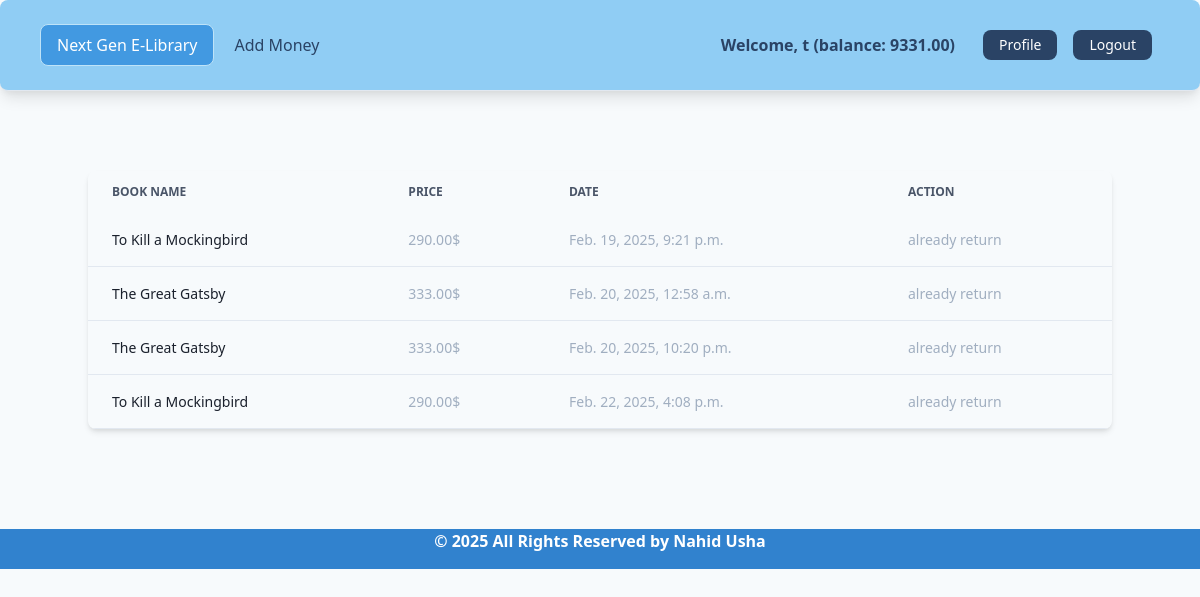
/books/borrows/ (signed in), run on the app's committed database.
### accounts/models.py (models this page shows, shortened)
class UserBankAccount(models.Model):
    user = models.OneToOneField(User, related_name='account', on_delete=models.CASCADE)
    account_type = models.CharField(max_length=10, choices=ACCOUNT_TYPE)
    account_no = models.IntegerField(unique=True)
    birth_date = models.DateField(null=True, blank=True)
    gender = models.CharField(max_length=10, choices=GENDER_TYPE)
    initial_deposite_date = models.DateField(auto_now_add=True)
    balance = models.DecimalField(default=0, max_digits=12, decimal_places=2)

### books/models.py (models this page shows, shortened)
class Borrow(models.Model):
  user=models.ForeignKey(User,on_delete=models.CASCADE)
  book=models.ForeignKey(Book,on_delete=models.CASCADE)
  borrowing_date=models.DateTimeField(auto_now_add=True)
  returned=models.BooleanField(default=False)

class Book(models.Model):
  title=models.CharField(max_length=100)
  description=models.TextField()
  image=models.ImageField(upload_to='books/images',default='books/images/default.png')
  borrowing_price = models.DecimalField(max_digits=10, decimal_places=2)
  category=models.ManyToManyField(Category,related_name='books')

### books/views.py (the view)
# urls.py: path('borrows/', views.all_borrow_book, name='all_borrow_book'),
@login_required
def all_borrow_book(request):
    borrow_book = models.Borrow.objects.all()
    return render(request,'borrow_book.html',{'borrow_book':borrow_book})

### books/templates/borrow_book.html (shortened to what this page needs)
{% extends "base.html" %}
{% block body %}
<section class="py-20">
    <div class="container mx-auto">
        <div class="relative overflow-x-auto shadow-md sm:rounded-lg">
            <table class="w-full text-sm text-left rtl:text-right text-gray-500 dark:text-gray-400">
                <thead class="text-xs text-gray-700 uppercase bg-gray-50 dark:bg-gray-700 dark:text-gray-400">
                    <tr>
                        <th scope="col" class="px-6 py-3">
                            Book name
                        </th>
                        <th scope="col" class="px-6 py-3">
                            Price
                        </th>
                        <th scope="col" class="px-6 py-3">
                            Date
                        </th>
                        <th scope="col" class="px-6 py-3">
                            Action
                        </th>
                    </tr>
                </thead>
                <tbody>
                    {% for borrow in borrow_book %}
                    <tr
                        class="odd:bg-white odd:dark:bg-gray-900 even:bg-gray-50 even:dark:bg-gray-800 border-b dark:border-gray-700">
                        <th scope="row" class="px-6 py-4 font-medium text-gray-900 whitespace-nowrap dark:text-white">
                            {{borrow.book.title}}
                        </th>
                        <td class="px-6 py-4">
                            {{borrow.book.borrowing_price}}$
                        </td>
                        <td class="px-6 py-4">
                            {{borrow.borrowing_date}}
                        </td>
                        <td class="px-6 py-4">
                            {% if borrow.returned %}
                            <span>already return</span>
                            {%else%}
                            <a href="{% url 'return_book' borrow.id %}" class="bg-red-600 text-white px-5 py-2 rounded">return</a>
                            {%endif%}
                        </td>
                    </tr>
                    {%endfor%}
                </tbody>
            </table>
        </div>
    </div>
</section>
{% endblock %}

### core/templates/navbar.html (shortened to what this page needs)
{% load static %}
<nav class="flex items-center justify-between flex-wrap bg-blue-300 rounded-lg p-6 px-10 border-b shadow-lg">
    <div class="h-25 w-25 items-center flex-shrink-0 text-white mr-5">
        <a href="/" class="w-25 h-25 flex items-center justify-center border border-3 border-blue-200 rounded-lg bg-blue-500 text-white px-4 py-2">
            Next Gen E-Library
        </a>
    </div>
    <div class="w-full block flex-grow lg:flex lg:items-center lg:w-auto">
        {% if request.user.is_authenticated %}
            <div class="text-md lg:flex-grow">
                <a href="{% url 'deposit_money' %}" class="block mt-4 lg:inline-block lg:mt-0 text-blue-900 hover:text-blue-700 hover:font-semibold mr-6">
                    Add Money
                </a>
            </div>
            <div class="flex w-auto">
                <div class="text-blue-900 my-auto font-semibold px-5">
                    Welcome, {{ request.user.first_name }} (balance: {{ request.user.account.balance }})
                </div>
                <a href="{% url 'profile' %}" class="mx-2 inline-block font-medium text-sm px-4 py-2 leading-none bg-blue-900 rounded-lg text-white border-white hover:border-transparent hover:text-white hover:bg-blue-700 mt-4 lg:mt-0">Profile</a>
                <form action="{% url 'logout' %}" method="post" class="inline">
                    <button type="submit" class="mx-2 inline-block font-medium text-sm px-4 py-2 leading-none bg-blue-900 rounded-lg text-white border-white hover:border-transparent hover:text-white hover:bg-blue-700 mt-4 lg:mt-0">Logout</button>
                </form>
            </div>
        {% endif %}
    </div>
</nav>

### data on the page
Borrow: book "To Kill a Mockingbird", book.borrowing_price "290.00", borrowing_date "Feb. 19, 2025, 9:21 p.m.", returned "already return"
Borrow: book "The Great Gatsby", book.borrowing_price "333.00", borrowing_date "Feb. 20, 2025, 12:58 a.m.", returned "already return"
Borrow: book "The Great Gatsby", book.borrowing_price "333.00", borrowing_date "Feb. 20, 2025, 10:20 p.m.", returned "already return"
Borrow: book "To Kill a Mockingbird", book.borrowing_price "290.00", borrowing_date "Feb. 22, 2025, 4:08 p.m.", returned "already return"

### other printed values
{{ request.user.first_name }} "t"
{{ request.user.account.balance }} "9331.00"
